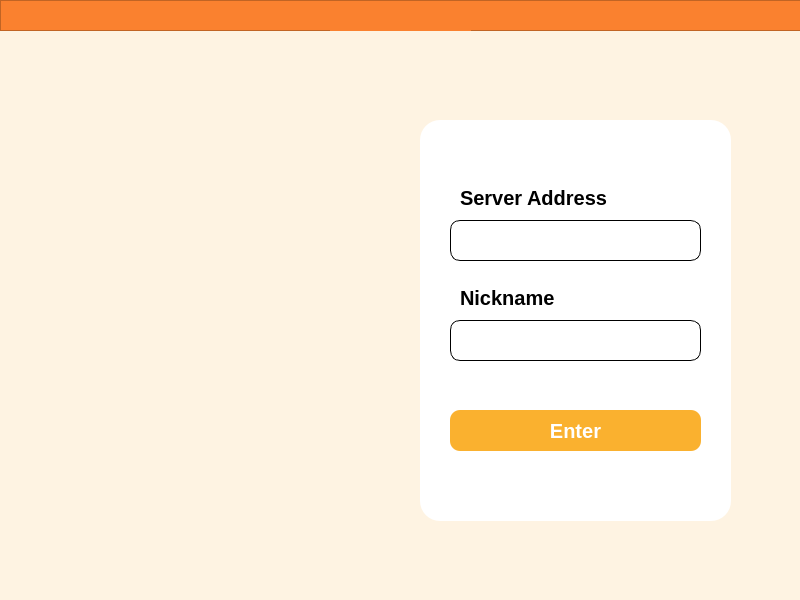
<?xml version="1.0" encoding="UTF-8"?>
<ui version="4.0">
 <class>Widget</class>
 <widget class="QWidget" name="Widget">
  <property name="geometry">
   <rect>
    <x>0</x>
    <y>0</y>
    <width>800</width>
    <height>600</height>
   </rect>
  </property>
  <property name="windowTitle">
   <string>Widget</string>
  </property>
  <property name="styleSheet">
   <string notr="true">background-color : #FEF3E2;</string>
  </property>
  <widget class="QStackedWidget" name="stackedWidget">
   <property name="geometry">
    <rect>
     <x>0</x>
     <y>0</y>
     <width>801</width>
     <height>601</height>
    </rect>
   </property>
   <property name="currentIndex">
    <number>0</number>
   </property>
   <widget class="QWidget" name="page">
    <widget class="QFrame" name="inputBox">
     <property name="geometry">
      <rect>
       <x>420</x>
       <y>120</y>
       <width>311</width>
       <height>401</height>
      </rect>
     </property>
     <property name="styleSheet">
      <string notr="true">background-color : white; 
border-radius : 20px;</string>
     </property>
     <property name="frameShape">
      <enum>QFrame::Shape::StyledPanel</enum>
     </property>
     <property name="frameShadow">
      <enum>QFrame::Shadow::Raised</enum>
     </property>
     <widget class="QLabel" name="serverAdLabel">
      <property name="geometry">
       <rect>
        <x>40</x>
        <y>70</y>
        <width>191</width>
        <height>16</height>
       </rect>
      </property>
      <property name="styleSheet">
       <string notr="true">font-size : 20px;
font-weight : 900;</string>
      </property>
      <property name="text">
       <string>Server Address</string>
      </property>
     </widget>
     <widget class="QLabel" name="nicknameLabel">
      <property name="geometry">
       <rect>
        <x>40</x>
        <y>170</y>
        <width>191</width>
        <height>16</height>
       </rect>
      </property>
      <property name="styleSheet">
       <string notr="true">font-size : 20px;
font-weight : 900;</string>
      </property>
      <property name="text">
       <string>Nickname</string>
      </property>
     </widget>
     <widget class="QPushButton" name="enterBtn">
      <property name="geometry">
       <rect>
        <x>30</x>
        <y>290</y>
        <width>251</width>
        <height>41</height>
       </rect>
      </property>
      <property name="styleSheet">
       <string notr="true">background-color : #FAB12F;
border-radius : 10px;
color : white;
font-size : 20px;
font-weight : 900;</string>
      </property>
      <property name="text">
       <string>Enter</string>
      </property>
     </widget>
     <widget class="QLineEdit" name="inputServerAd">
      <property name="geometry">
       <rect>
        <x>30</x>
        <y>100</y>
        <width>251</width>
        <height>41</height>
       </rect>
      </property>
      <property name="styleSheet">
       <string notr="true">font-size : 20px;
border : 1px solid black;
border-radius : 10px;</string>
      </property>
     </widget>
     <widget class="QLineEdit" name="inputNickname">
      <property name="geometry">
       <rect>
        <x>30</x>
        <y>200</y>
        <width>251</width>
        <height>41</height>
       </rect>
      </property>
      <property name="styleSheet">
       <string notr="true">font-size : 20px;
border : 1px solid black;
border-radius : 10px;</string>
      </property>
     </widget>
    </widget>
    <widget class="QFrame" name="titleBar">
     <property name="geometry">
      <rect>
       <x>0</x>
       <y>0</y>
       <width>801</width>
       <height>31</height>
      </rect>
     </property>
     <property name="maximumSize">
      <size>
       <width>801</width>
       <height>16777215</height>
      </size>
     </property>
     <property name="styleSheet">
      <string notr="true">background-color : #FA812F</string>
     </property>
     <property name="frameShape">
      <enum>QFrame::Shape::StyledPanel</enum>
     </property>
     <property name="frameShadow">
      <enum>QFrame::Shadow::Raised</enum>
     </property>
     <widget class="QLabel" name="label_3">
      <property name="geometry">
       <rect>
        <x>330</x>
        <y>10</y>
        <width>141</width>
        <height>21</height>
       </rect>
      </property>
      <property name="text">
       <string/>
      </property>
      <property name="pixmap">
       <pixmap resource="image.qrc">:/resources/Meeting Zone.png</pixmap>
      </property>
      <property name="scaledContents">
       <bool>true</bool>
      </property>
      <property name="wordWrap">
       <bool>true</bool>
      </property>
     </widget>
    </widget>
    <widget class="QLabel" name="logo">
     <property name="geometry">
      <rect>
       <x>40</x>
       <y>160</y>
       <width>331</width>
       <height>321</height>
      </rect>
     </property>
     <property name="text">
      <string/>
     </property>
     <property name="pixmap">
      <pixmap resource="image.qrc">:/resources/sample_logo 1.png</pixmap>
     </property>
     <property name="scaledContents">
      <bool>true</bool>
     </property>
    </widget>
   </widget>
   <widget class="QWidget" name="page_2">
    <widget class="QFrame" name="titleBar_2">
     <property name="geometry">
      <rect>
       <x>-10</x>
       <y>0</y>
       <width>811</width>
       <height>31</height>
      </rect>
     </property>
     <property name="styleSheet">
      <string notr="true">background-color : #FA812F</string>
     </property>
     <property name="frameShape">
      <enum>QFrame::Shape::StyledPanel</enum>
     </property>
     <property name="frameShadow">
      <enum>QFrame::Shadow::Raised</enum>
     </property>
     <widget class="QLabel" name="label_2">
      <property name="geometry">
       <rect>
        <x>340</x>
        <y>10</y>
        <width>141</width>
        <height>21</height>
       </rect>
      </property>
      <property name="text">
       <string/>
      </property>
      <property name="pixmap">
       <pixmap resource="image.qrc">:/resources/Meeting Zone.png</pixmap>
      </property>
      <property name="scaledContents">
       <bool>true</bool>
      </property>
      <property name="wordWrap">
       <bool>true</bool>
      </property>
     </widget>
    </widget>
    <widget class="QLineEdit" name="chatInput">
     <property name="geometry">
      <rect>
       <x>10</x>
       <y>560</y>
       <width>781</width>
       <height>31</height>
      </rect>
     </property>
     <property name="styleSheet">
      <string notr="true">background-color : white;
border-radius : 10px;
font-size : 15px;</string>
     </property>
    </widget>
    <widget class="QPushButton" name="exitBtn">
     <property name="geometry">
      <rect>
       <x>440</x>
       <y>500</y>
       <width>61</width>
       <height>61</height>
      </rect>
     </property>
     <property name="styleSheet">
      <string notr="true">background-color : rgba(254, 243, 226, 0);
border-radius : 10px;</string>
     </property>
     <property name="text">
      <string/>
     </property>
    </widget>
    <widget class="QPushButton" name="videoBtn">
     <property name="geometry">
      <rect>
       <x>370</x>
       <y>500</y>
       <width>61</width>
       <height>61</height>
      </rect>
     </property>
     <property name="styleSheet">
      <string notr="true">background-color : rgba(254, 243, 226, 0);
border-radius : 10px;</string>
     </property>
     <property name="text">
      <string/>
     </property>
    </widget>
    <widget class="QPushButton" name="micBtn">
     <property name="geometry">
      <rect>
       <x>300</x>
       <y>500</y>
       <width>61</width>
       <height>61</height>
      </rect>
     </property>
     <property name="styleSheet">
      <string notr="true">background-color : rgba(254, 243, 226, 0);
border-radius:10px;</string>
     </property>
     <property name="text">
      <string/>
     </property>
    </widget>
    <widget class="QWidget" name="backWidget" native="true">
     <property name="enabled">
      <bool>true</bool>
     </property>
     <property name="geometry">
      <rect>
       <x>0</x>
       <y>40</y>
       <width>791</width>
       <height>461</height>
      </rect>
     </property>
     <layout class="QVBoxLayout" name="verticalLayout">
      <item>
       <widget class="QLabel" name="background">
        <property name="styleSheet">
         <string notr="true">background-color : white;
border-radius : 10px;</string>
        </property>
        <property name="text">
         <string/>
        </property>
        <property name="pixmap">
         <pixmap resource="image.qrc">:/resources/default_background.jpg</pixmap>
        </property>
        <property name="scaledContents">
         <bool>true</bool>
        </property>
       </widget>
      </item>
     </layout>
    </widget>
    <widget class="QPushButton" name="changeBackBtn">
     <property name="geometry">
      <rect>
       <x>680</x>
       <y>510</y>
       <width>41</width>
       <height>41</height>
      </rect>
     </property>
     <property name="cursor">
      <cursorShape>PointingHandCursor</cursorShape>
     </property>
     <property name="toolTip">
      <string>change background</string>
     </property>
     <property name="text">
      <string/>
     </property>
    </widget>
    <widget class="QPushButton" name="addBackBtn">
     <property name="geometry">
      <rect>
       <x>740</x>
       <y>510</y>
       <width>41</width>
       <height>41</height>
      </rect>
     </property>
     <property name="cursor">
      <cursorShape>PointingHandCursor</cursorShape>
     </property>
     <property name="toolTip">
      <string>Add background</string>
     </property>
     <property name="text">
      <string/>
     </property>
    </widget>
    <zorder>backWidget</zorder>
    <zorder>titleBar_2</zorder>
    <zorder>chatInput</zorder>
    <zorder>exitBtn</zorder>
    <zorder>videoBtn</zorder>
    <zorder>micBtn</zorder>
    <zorder>changeBackBtn</zorder>
    <zorder>addBackBtn</zorder>
   </widget>
  </widget>
 </widget>
 <resources>
  <include location="image.qrc"/>
 </resources>
 <connections/>
</ui>
